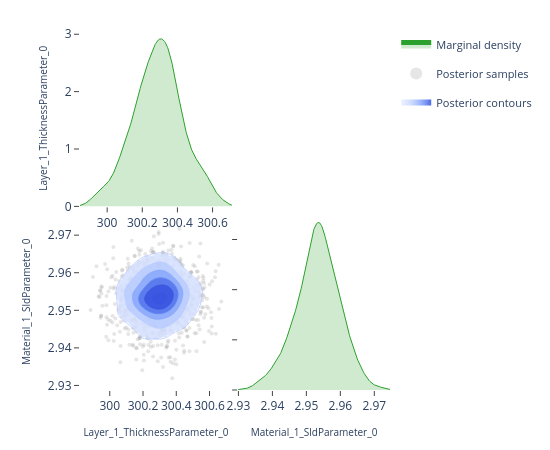

The notebook cell this image was saved under:
### Code cell
# ---- Pairwise focus: thickness vs SLD ---------------------------------------
# A 2-parameter corner plot zooms in on the joint posterior for a specific
# pair.  This is the same view the EasyReflectometryApp's "2D Heatmap"
# sub-tab uses to inspect parameter degeneracies.


params_of_interest = ['Layer_1_ThicknessParameter_0', 'Material_1_SldParameter_0']
idx = [posterior.param_names.index(p) for p in params_of_interest]
subset_draws = np.asarray(posterior.draws)[:, idx]

fig = plot_corner(subset_draws, params_of_interest)
fig.show()

### Figure 1 — Plotly figure (JSON) as saved in the notebook; plotly's stock layout.template omitted (floating-point values rounded to 4 significant figures; data arrays with more than 128 entries replaced by an {"elided": "..."} marker saying what was removed)
{"data": [{"fill": "tozeroy", "fillcolor": "rgba(44, 160, 44, 0.22)", "hoverinfo": "skip", "legendgroup": "marginal", "line": {"color": "rgb(44, 160, 44)", "width": 1}, "mode": "lines", "name": "Marginal density", "showlegend": true, "type": "scatter", "x": {"elided": "256 float values"}, "xaxis": "x", "y": {"elided": "256 float values"}, "yaxis": "y"}, {"hoverinfo": "skip", "legendgroup": "scatter", "marker": {"color": "rgba(140, 140, 140, 0.22)", "size": 4}, "mode": "markers", "name": "Posterior samples", "showlegend": true, "type": "scatter", "x": {"elided": "880 float values"}, "xaxis": "x3", "y": {"elided": "880 float values"}, "yaxis": "y3", "zorder": 0}, {"colorscale": [[0.0, "rgba(224, 233, 255, 0.62)"], [0.35, "rgba(183, 203, 255, 0.70)"], [0.6, "rgba(138, 169, 252, 0.78)"], [0.82, "rgba(96, 131, 242, 0.84)"], [1.0, "rgba(58, 86, 224, 0.90)"]], "connectgaps": false, "contours": {"coloring": "fill", "end": 179.5, "showlabels": false, "showlines": false, "size": 28.34, "start": 37.79}, "hoverinfo": "skip", "legendgroup": "contour", "name": "Posterior contours", "showlegend": true, "showscale": false, "type": "contour", "x": [299.8, 299.9, 299.9, 299.9, 299.9, 299.9, 299.9, 299.9, 299.9, 299.9, 300.0, 300.0, 300.0, 300.0, 300.0, 300.0, 300.0, 300.0, 300.0, 300.1, 300.1, 300.1, 300.1, 300.1, 300.1, 300.1, 300.1, 300.1, 300.2, 300.2, 300.2, 300.2, 300.2, 300.2, 300.2, 300.2, 300.2, 300.3, 300.3, 300.3, 300.3, 300.3, 300.3, 300.3, 300.3, 300.3, 300.3, 300.4, 300.4, 300.4, 300.4, 300.4, 300.4, 300.4, 300.4, 300.4, 300.5, 300.5, 300.5, 300.5, 300.5, 300.5, 300.5, 300.5, 300.5, 300.6, 300.6, 300.6, 300.6, 300.6, 300.6, 300.6, 300.6, 300.6, 300.7, 300.7, 300.7, 300.7, 300.7, 300.7], "xaxis": "x3", "y": [2.93, 2.93, 2.931, 2.932, 2.932, 2.933, 2.933, 2.934, 2.934, 2.935, 2.936, 2.936, 2.937, 2.937, 2.938, 2.938, 2.939, 2.94, 2.94, 2.941, 2.941, 2.942, 2.942, 2.943, 2.943, 2.944, 2.945, 2.945, 2.946, 2.946, 2.947, 2.947, 2.948, 2.949, 2.949, 2.95, 2.95, 2.951, 2.951, 2.952, 2.953, 2.953, 2.954, 2.954, 2.955, 2.955, 2.956, 2.957, 2.957, 2.958, 2.958, 2.959, 2.959, 2.96, 2.96, 2.961, 2.962, 2.962, 2.963, 2.963, 2.964, 2.964, 2.965, 2.966, 2.966, 2.967, 2.967, 2.968, 2.968, 2.969, 2.97, 2.97, 2.971, 2.971, 2.972, 2.972, 2.973, 2.973, 2.974, 2.975], "yaxis": "y3", "z": {"elided": "80x80 float values"}, "zmax": 179.5, "zmin": 37.79, "zorder": 1}, {"colorscale": [[0.0, "rgba(183, 203, 255, 0.94)"], [0.35, "rgba(183, 203, 255, 0.94)"], [0.35, "rgba(138, 169, 252, 0.95)"], [0.6, "rgba(138, 169, 252, 0.95)"], [0.6, "rgba(96, 131, 242, 0.96)"], [0.82, "rgba(96, 131, 242, 0.96)"], [0.82, "rgba(58, 86, 224, 0.98)"], [1.0, "rgba(58, 86, 224, 0.98)"]], "contours": {"coloring": "lines", "end": 179.5, "showlabels": false, "size": 28.34, "start": 37.79}, "hoverinfo": "skip", "legendgroup": "contour", "line": {"width": 0.9}, "showlegend": false, "showscale": false, "type": "contour", "x": [299.8, 299.9, 299.9, 299.9, 299.9, 299.9, 299.9, 299.9, 299.9, 299.9, 300.0, 300.0, 300.0, 300.0, 300.0, 300.0, 300.0, 300.0, 300.0, 300.1, 300.1, 300.1, 300.1, 300.1, 300.1, 300.1, 300.1, 300.1, 300.2, 300.2, 300.2, 300.2, 300.2, 300.2, 300.2, 300.2, 300.2, 300.3, 300.3, 300.3, 300.3, 300.3, 300.3, 300.3, 300.3, 300.3, 300.3, 300.4, 300.4, 300.4, 300.4, 300.4, 300.4, 300.4, 300.4, 300.4, 300.5, 300.5, 300.5, 300.5, 300.5, 300.5, 300.5, 300.5, 300.5, 300.6, 300.6, 300.6, 300.6, 300.6, 300.6, 300.6, 300.6, 300.6, 300.7, 300.7, 300.7, 300.7, 300.7, 300.7], "xaxis": "x3", "y": [2.93, 2.93, 2.931, 2.932, 2.932, 2.933, 2.933, 2.934, 2.934, 2.935, 2.936, 2.936, 2.937, 2.937, 2.938, 2.938, 2.939, 2.94, 2.94, 2.941, 2.941, 2.942, 2.942, 2.943, 2.943, 2.944, 2.945, 2.945, 2.946, 2.946, 2.947, 2.947, 2.948, 2.949, 2.949, 2.95, 2.95, 2.951, 2.951, 2.952, 2.953, 2.953, 2.954, 2.954, 2.955, 2.955, 2.956, 2.957, 2.957, 2.958, 2.958, 2.959, 2.959, 2.96, 2.96, 2.961, 2.962, 2.962, 2.963, 2.963, 2.964, 2.964, 2.965, 2.966, 2.966, 2.967, 2.967, 2.968, 2.968, 2.969, 2.97, 2.97, 2.971, 2.971, 2.972, 2.972, 2.973, 2.973, 2.974, 2.975], "yaxis": "y3", "z": {"elided": "80x80 float values"}, "zmax": 179.5, "zmin": 37.79, "zorder": 2}, {"fill": "tozeroy", "fillcolor": "rgba(44, 160, 44, 0.22)", "hoverinfo": "skip", "legendgroup": "marginal", "line": {"color": "rgb(44, 160, 44)", "width": 1}, "mode": "lines", "name": "Marginal density", "showlegend": false, "type": "scatter", "x": {"elided": "256 float values"}, "xaxis": "x4", "y": {"elided": "256 float values"}, "yaxis": "y4"}], "layout": {"height": 450, "legend": {"font": {"size": 11}, "itemsizing": "constant", "orientation": "v", "x": 1.02, "xanchor": "left", "y": 1.0, "yanchor": "top"}, "margin": {"b": 60, "l": 80, "r": 160, "t": 30}, "plot_bgcolor": "white", "showlegend": true, "width": 550, "xaxis": {"anchor": "y", "domain": [0.0, 0.49], "showgrid": false, "ticks": "outside", "zeroline": false}, "xaxis2": {"anchor": "y2", "domain": [0.51, 1.0], "showgrid": false, "ticks": "outside", "visible": false, "zeroline": false}, "xaxis3": {"anchor": "y3", "domain": [0.0, 0.49], "showgrid": false, "ticks": "outside", "title": {"font": {"size": 10}, "text": "Layer_1_ThicknessParameter_0"}, "zeroline": false}, "xaxis4": {"anchor": "y4", "domain": [0.51, 1.0], "showgrid": false, "ticks": "outside", "title": {"font": {"size": 10}, "text": "Material_1_SldParameter_0"}, "zeroline": false}, "yaxis": {"anchor": "x", "domain": [0.51, 1.0], "showgrid": false, "ticks": "outside", "title": {"font": {"size": 10}, "text": "Layer_1_ThicknessParameter_0"}, "zeroline": false}, "yaxis2": {"anchor": "x2", "domain": [0.51, 1.0], "showgrid": false, "ticks": "outside", "visible": false, "zeroline": false}, "yaxis3": {"anchor": "x3", "domain": [0.0, 0.49], "showgrid": false, "ticks": "outside", "title": {"font": {"size": 10}, "text": "Material_1_SldParameter_0"}, "zeroline": false}, "yaxis4": {"anchor": "x4", "domain": [0.0, 0.49], "showgrid": false, "showticklabels": false, "ticks": "outside", "zeroline": false}}}
